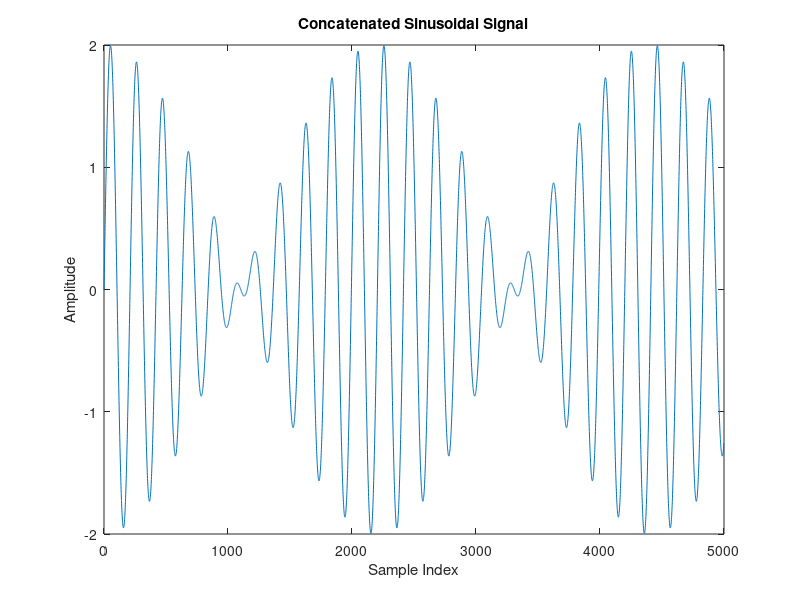

Write the MATLAB code that produced this figure.
a = 1 + mod(231, 3);
num_samples = 5000;
f1 = 200 * a; % Frequency of the first sinusoid in Hz
f2 = 220 * a; % Frequency of the second sinusoid in Hz
fs = 44100; % Sampling frequency in Hz
T = 5; % Duration of the signal in seconds
t = (0:num_samples-1) / fs; % Time vector

% Generate the sinusoids
s1 = sin(2 * pi * a * f1 * t); % First sinusoid
s2 = sin(2 * pi * a * f2 * t); % Second sinusoid

% Append them
s = s1 + s2; % Final signal
n = 0:length(s) - 1;

% Write it into a .wav file
audiowrite('sound.wav', s, fs); % Save the file

% Plot the signal
plot(n, s);
xlabel('Sample Index');
ylabel('Amplitude');
title('Concatenated Sinusoidal Signal');
